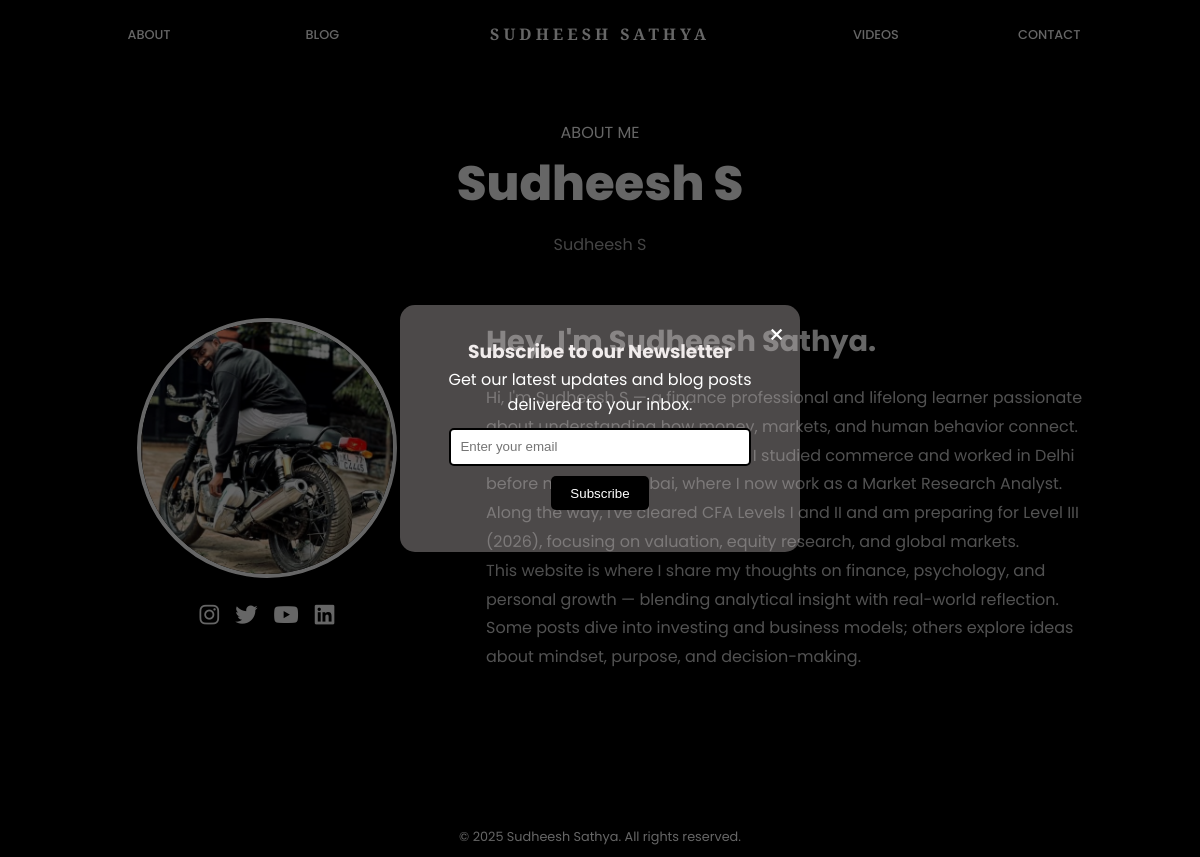
The page /about/ on the database its author committed.
### home/models.py (models this page shows, shortened)
class AboutPage(models.Model):
    title = models.CharField(max_length=200)
    subtitle = models.CharField(max_length=200)
    content = models.TextField()
    profile_image = models.ImageField(upload_to='about/', blank=True, null=True)
    updated_at = models.DateTimeField(auto_now=True)
    class Meta:
        verbose_name = "About Page"
        verbose_name_plural = "About Page"

### home/views.py (the view)
# urls.py: path('about/', views.about_detail, name='about_detail'),
def about_detail(request):
    try:
        about_page = AboutPage.objects.first()
    except Exception as e:
        logger.error(f"Error loading about page: {str(e)}")
        about_page = None
    context = {'about_page': about_page}
    return render(request, 'about_detail.html', context)

### templates/about_detail.html (shortened to what this page needs)
{% extends "base.html" %}
{% load static %}
{% block extra_css %}
    <link rel="stylesheet" href="{% static 'css/about.css' %}">
{% endblock %}
{% block content %}
<section class="about-detail-section">
    <div class="container">
        <div class="about-header-1">
            <p class="section-label">ABOUT ME</p>
            <h1 class="main-title">{{ about_page.title }}</h1>
            <p class="subtitle">{{ about_page.subtitle }}</p>
        </div>
        <div class="about-content-wrapper">
            <div class="about-image-box">
                {% if about_page.profile_image %}
                    <img src="{{ about_page.profile_image.url }}" alt="{{ about_page.title }}" class="about-profile-image">
                {% else %}
                    <img src="{% static 'images/profile-placeholder.jpg' %}" alt="{{ about_page.title }}" class="about-profile-image">
                {% endif %}
                <div class="social-icons">
                    <a href="https://www.instagram.com/sudheesh_sathya?igsh=MWlpaDI1Nm55djluNA==" target="_blank"><i class="fab fa-instagram"></i></a>
                    <a href="https://x.com/Sudheeshsathya8" target="_blank"><i class="fab fa-twitter"></i></a>
                    <a href="https://www.youtube.com/@sudheeshsathya888" target="_blank"><i class="fab fa-youtube"></i></a>
                    <a href="https://www.linkedin.com/in/sudheeshsathya/" target="_blank"><i class="fab fa-linkedin"></i></a>
                </div>
            </div>
            <div class="about-text-box">
                <h2 class="greeting-heading">Hey, I'm Sudheesh Sathya.</h2>
                <div class="about-description">
                    {{ about_page.content|linebreaks }}
                </div>
            </div>
        </div>
    </div>
</section>
{% endblock %}

### static/css/base.css (style rules this page uses)
:root { --primary-color: #000000; --secondary-color: #4db5ff; --dark-bg: #121212; --dark-bg-lighter: #1e1e1e; --dark-bg-lightest: #2d2d2d; --text-primary: #ffffff; --text-secondary: #b3b3b3; --text-tertiary: #808080; --success-color: #4caf50; --warning-color: #ff9800; --danger-color: #f44336; --border-radius: 8px; --transition: all 0.3s ease; --box-shadow: 0 5px 15px rgba(0, 0, 0, 0.3); }
* { margin: 0; padding: 0; box-sizing: border-box; }
html { scroll-behavior: smooth; }
body { font-family: 'Poppins', sans-serif; background-color: var(--primary-color); color: var(--text-primary); line-height: 1.6; overflow-x: hidden; }
a { text-decoration: none; color: var(--text-primary); transition: var(--transition); }
img { max-width: 100%; display: block; }
.container { width: 90%; max-width: 1200px; margin: 0 auto; padding: 0 20px; }

### static/css/about.css (style rules this page uses)
.about-detail-section { background-color: #000; color: #fff; padding: 120px 20px; font-family: 'Poppins', sans-serif; }
.about-detail-section .container { max-width: 1100px; margin: 0 auto; }
.about-header-1 { text-align: center; margin-bottom: 60px; }
.about-header-1 .main-title { font-size: 3rem; font-weight: 800; margin: 0; }
.about-header-1 .subtitle { font-size: 1rem; color: #aaa; margin-top: 10px; }
.about-content-wrapper { display: flex; flex-wrap: wrap; align-items: flex-start; justify-content: center; gap: 50px; }
.about-image-box { flex: 1 1 280px; text-align: center; }
.about-profile-image { width: 260px; height: 260px; border-radius: 50%; object-fit: cover; border: 4px solid #fff; margin: 0 auto 20px; transition: transform 0.3s ease; }
.social-icons { margin-top: 15px; display: flex; justify-content: center; gap: 16px; flex-wrap: wrap; }
.social-icons a { font-size: 1.4rem; color: #fff; transition: color 0.3s ease; }
.about-text-box { flex: 2 1 500px; }
.greeting-heading { font-size: 1.8rem; font-weight: 700; margin-bottom: 20px; color: #fff; }
.about-description { font-size: 1rem; line-height: 1.8; color: #ccc; margin-bottom: 25px; }

### templates/base.html (style rules this page uses)
html { scroll-behavior: smooth; }

### rows shown on the page
AboutPage: title "Sudheesh S", subtitle "Sudheesh S", profile_image (picture), content "Hi, I'm Sudheesh S — a finance professional and lifelong learner passionate about understanding how money, markets, and human behavior connect. My journey began in India, where I studied commerce and worked in Delhi before moving to Dubai, where I now work as a Market Research Analyst. Along the way, I've cleared CFA Levels I and II and am preparing for Level III (2026), focusing on valuation, equity research, and global markets. This website is where I share my thoughts on finance, psychology, and personal growth — blending analytical insight with real-world reflection. Some posts dive into investing and business models; others explore ideas about mindset, purpose, and decision-making."
